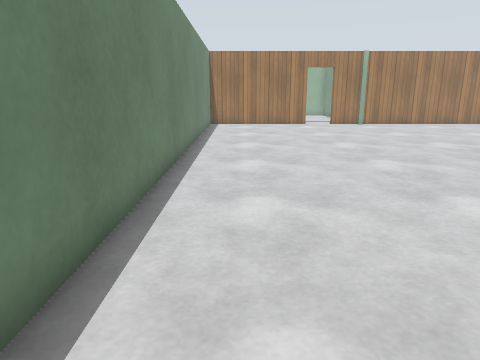
[1] (above)

18 first-person views from a walk through a Gazebo world. The camera is 1 m above the floor, tilts 14° down and sees 70° across. The floor is counted in squares, 0.5 m on a side. Each view is taken from the middle of a square. On the plan, view 1 faces up. The plan holds only what a view shows up to about 18 squares ahead; the rest is blank. The place goes on beyond the plan. Simple patterns stand in for the simulator's built-in surfaces. Surface patterns are stand-ins for the level's own textures.

[2]
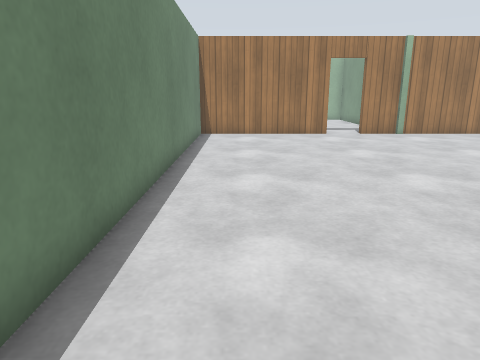

[3]
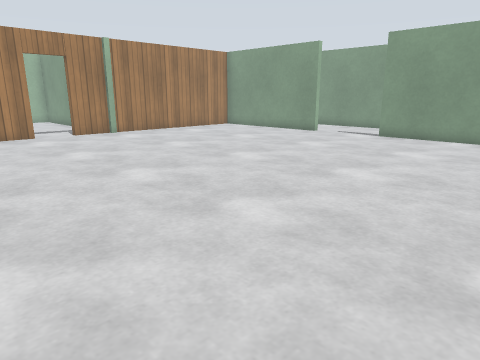

[4]
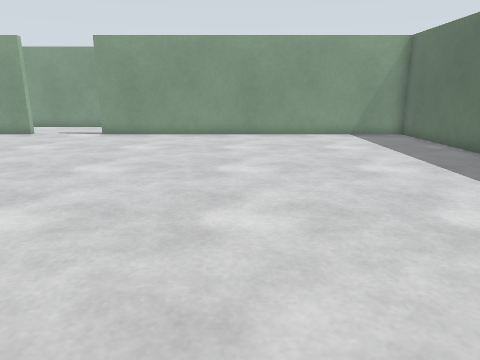

[5]
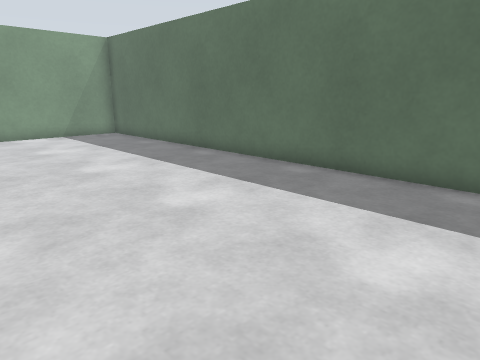

[6]
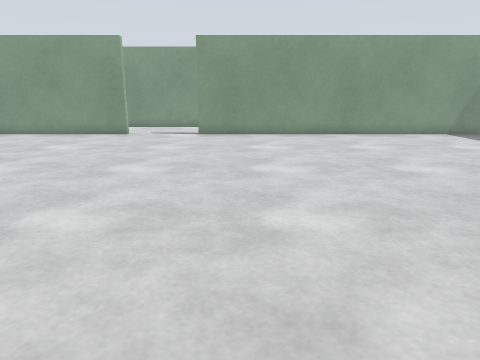

[7]
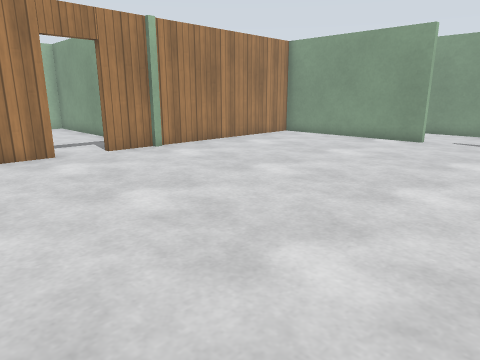

[8]
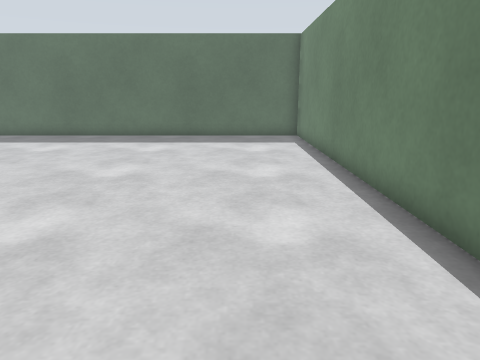

[9]
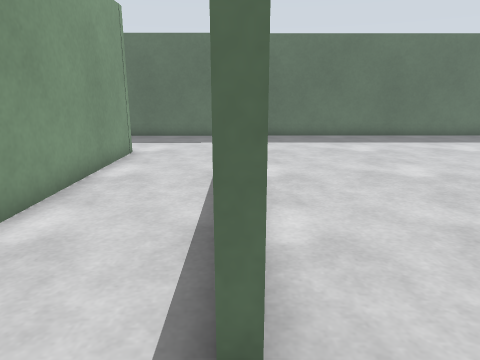

[10]
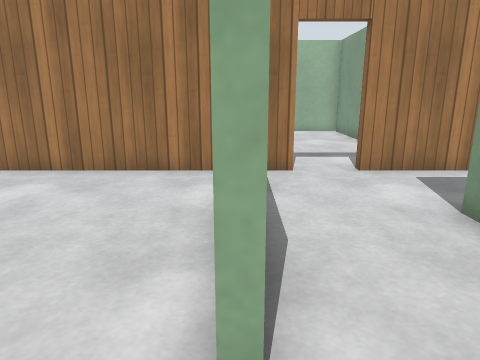

[11]
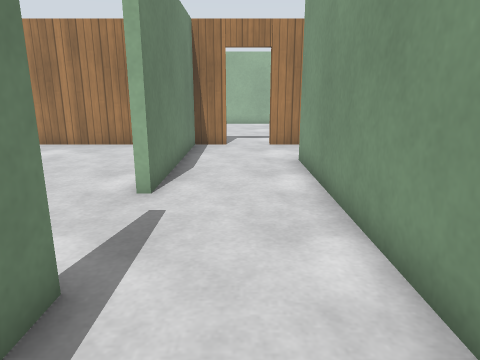

[12]
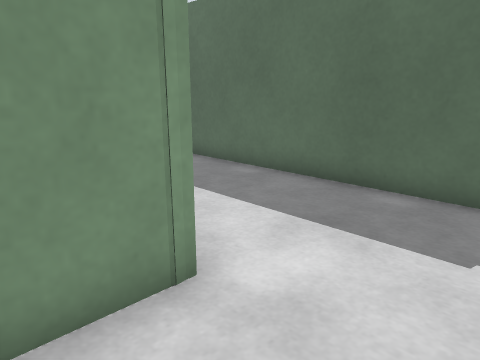

[13]
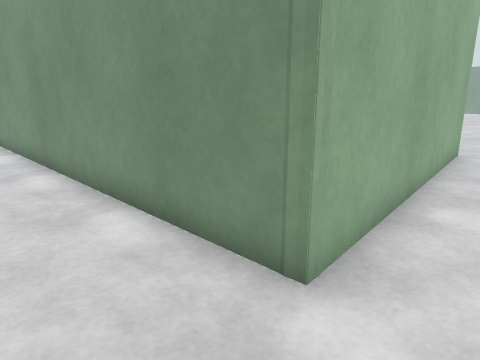

[14]
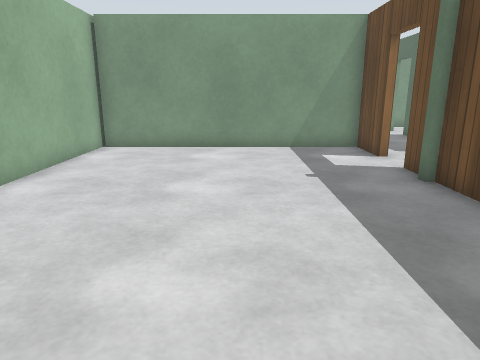

[15]
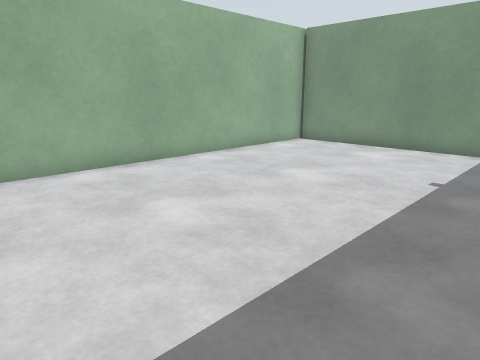

[16]
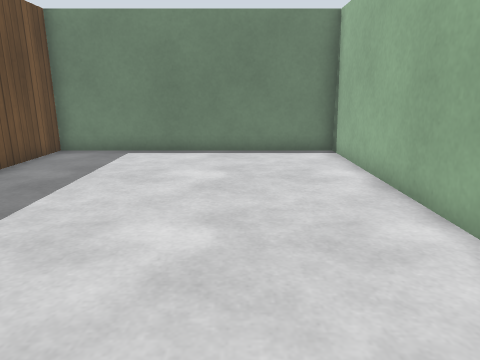

[17]
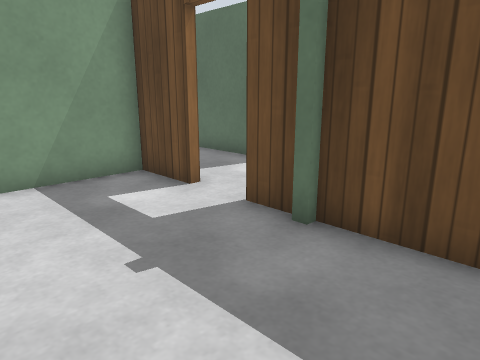

[18]
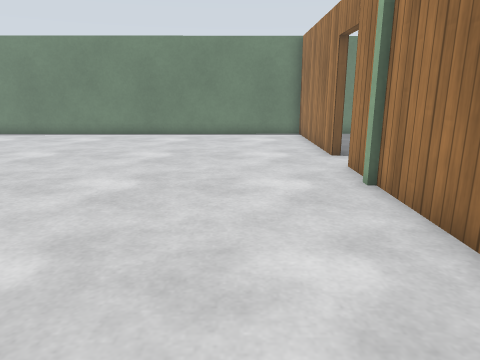

### Floor plan
Ten units are one square. View 1 is at (0, 0); x grows to the right and y downward. Boxes are objects, and circles mark ways between rooms. Rooms are numbered by the first view taken in them; rooms with no view inside come last. Other rooms are left out.
<svg viewBox="-25 -349 286 378">
<path fill="none" stroke="#000" d="M168 -168 168 -235M82 -241 64 -241M46 -241 -20 -241 -19 24 168 24 168 -132M164 -241 84 -241M168 -132 172 -132 172 -123M212 -28 209 -28 208 -33M256 -33 209 -28 209 -208M220 -206 246 -206M184 24 255 24M185 -241 172 -241 172 -168 168 -168M232 -241 202 -241M145 -244 169 -244M168 -246 172 -246M172 -244 185 -244M202 -244 224 -244 224 -344M228 -344 85 -344 85 -244 117 -244"/>
<circle cx="170" cy="-150" r="3" fill="#2a7"/>
<circle cx="195" cy="-240" r="3" fill="#2a7"/>
<text x="70" y="-110">1</text>
<text x="200" y="-100">2</text>
<text x="150" y="-290">3</text>
</svg>
Room 1 opens to room 2. Room 2 opens to room 3.

Where each view was taken, in squares from view 1:
view 1: 0 up, 0 right, facing up
view 2: 6 up, 0 right, facing up
view 3: 6 up, 0 right, facing up-right
view 4: 6 up, 1 left, facing right
view 5: 6 up, 1 left, facing down-right
view 6: 11 up, 1 left, facing right
view 7: 12 up, 1 right, facing up-right
view 8: 15 up, 1 right, facing down
view 9: 15 up, 17 right, facing down
view 10: 15 up, 17 right, facing up
view 11: 10 up, 19 right, facing up
view 12: 5 up, 18 right, facing down-right
view 13: 1 up, 18 right, facing up-right
view 14: 29 up, 9 right, facing right
view 15: 25 up, 9 right, facing up-right
view 16: 31 up, 21 right, facing left
view 17: 29 up, 14 right, facing down-right
view 18: 21 up, 16 right, facing left
